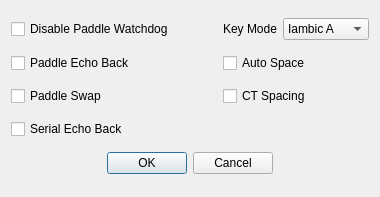
<?xml version="1.0" encoding="UTF-8"?>
<ui version="4.0">
 <class>Dialog</class>
 <widget class="QDialog" name="Dialog">
  <property name="geometry">
   <rect>
    <x>0</x>
    <y>0</y>
    <width>380</width>
    <height>197</height>
   </rect>
  </property>
  <property name="windowTitle">
   <string>Dialog</string>
  </property>
  <layout class="QGridLayout" name="gridLayout_2">
   <item row="1" column="0">
    <widget class="QCheckBox" name="paddle_echo_back">
     <property name="text">
      <string>Paddle Echo Back</string>
     </property>
    </widget>
   </item>
   <item row="1" column="2" colspan="2">
    <widget class="QCheckBox" name="auto_space">
     <property name="text">
      <string>Auto Space</string>
     </property>
    </widget>
   </item>
   <item row="0" column="0">
    <widget class="QCheckBox" name="disable_paddle_watchdog">
     <property name="text">
      <string>Disable Paddle Watchdog</string>
     </property>
    </widget>
   </item>
   <item row="2" column="2" colspan="2">
    <widget class="QCheckBox" name="ct_spacing">
     <property name="text">
      <string>CT Spacing</string>
     </property>
    </widget>
   </item>
   <item row="2" column="1">
    <spacer name="horizontalSpacer_3">
     <property name="orientation">
      <enum>Qt::Orientation::Horizontal</enum>
     </property>
     <property name="sizeHint" stdset="0">
      <size>
       <width>40</width>
       <height>20</height>
      </size>
     </property>
    </spacer>
   </item>
   <item row="3" column="0">
    <widget class="QCheckBox" name="serial_echo_back">
     <property name="text">
      <string>Serial Echo Back</string>
     </property>
    </widget>
   </item>
   <item row="0" column="2">
    <widget class="QLabel" name="label">
     <property name="text">
      <string>Key Mode</string>
     </property>
    </widget>
   </item>
   <item row="0" column="3">
    <widget class="QComboBox" name="key_mode">
     <item>
      <property name="text">
       <string>Iambic A</string>
      </property>
     </item>
     <item>
      <property name="text">
       <string>Iambic B</string>
      </property>
     </item>
     <item>
      <property name="text">
       <string>Ultimatic</string>
      </property>
     </item>
     <item>
      <property name="text">
       <string>Bug Mode</string>
      </property>
     </item>
    </widget>
   </item>
   <item row="2" column="0">
    <widget class="QCheckBox" name="paddle_swap">
     <property name="text">
      <string>Paddle Swap</string>
     </property>
    </widget>
   </item>
   <item row="1" column="1">
    <spacer name="horizontalSpacer_2">
     <property name="orientation">
      <enum>Qt::Orientation::Horizontal</enum>
     </property>
     <property name="sizeHint" stdset="0">
      <size>
       <width>40</width>
       <height>20</height>
      </size>
     </property>
    </spacer>
   </item>
   <item row="0" column="1">
    <spacer name="horizontalSpacer">
     <property name="orientation">
      <enum>Qt::Orientation::Horizontal</enum>
     </property>
     <property name="sizeHint" stdset="0">
      <size>
       <width>40</width>
       <height>20</height>
      </size>
     </property>
    </spacer>
   </item>
   <item row="4" column="0" colspan="4">
    <widget class="QDialogButtonBox" name="buttonBox">
     <property name="orientation">
      <enum>Qt::Orientation::Horizontal</enum>
     </property>
     <property name="standardButtons">
      <set>QDialogButtonBox::StandardButton::Cancel|QDialogButtonBox::StandardButton::Ok</set>
     </property>
     <property name="centerButtons">
      <bool>true</bool>
     </property>
    </widget>
   </item>
  </layout>
 </widget>
 <resources/>
 <connections>
  <connection>
   <sender>buttonBox</sender>
   <signal>accepted()</signal>
   <receiver>Dialog</receiver>
   <slot>accept()</slot>
   <hints>
    <hint type="sourcelabel">
     <x>248</x>
     <y>254</y>
    </hint>
    <hint type="destinationlabel">
     <x>157</x>
     <y>274</y>
    </hint>
   </hints>
  </connection>
  <connection>
   <sender>buttonBox</sender>
   <signal>rejected()</signal>
   <receiver>Dialog</receiver>
   <slot>reject()</slot>
   <hints>
    <hint type="sourcelabel">
     <x>316</x>
     <y>260</y>
    </hint>
    <hint type="destinationlabel">
     <x>286</x>
     <y>274</y>
    </hint>
   </hints>
  </connection>
 </connections>
</ui>
